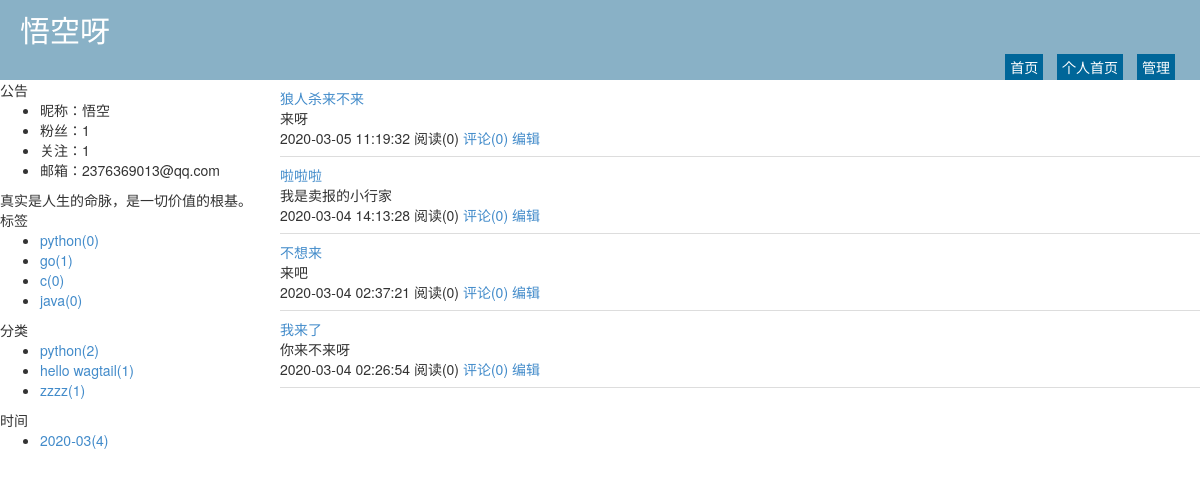
The app's page /zhichao.html with its own data.
### repository/models.py (models this page shows, shortened)
class Blog(models.Model):
    nid = models.BigAutoField(primary_key=True)
    title = models.CharField(verbose_name='个人博客标题', max_length=64)
    site = models.CharField(verbose_name='个人博客前缀', max_length=32, unique=True)
    theme = models.CharField(verbose_name='博客主题', max_length=32)       #用于改变个人博客的样式
    user = models.OneToOneField(to='UserInfo', to_field='nid',on_delete=models.CASCADE)

class UserInfo(models.Model):
    nid = models.BigAutoField(primary_key=True)
    username = models.CharField(verbose_name='用户名', max_length=32, unique=True)
    password = models.CharField(verbose_name='密码', max_length=64)
    nickname = models.CharField(verbose_name='昵称', max_length=32)
    email = models.EmailField(verbose_name='邮箱', unique=True)
    avatar = models.ImageField(verbose_name='头像')
    create_time = models.DateTimeField(verbose_name='创建时间', auto_now_add=True)
    fans = models.ManyToManyField(verbose_name="粉丝们",
                                  to='UserInfo',
                                  through='UserFans',
                                  related_name='f',
                                  through_fields=('user','follower')
                                  )

class Tag(models.Model):
    nid = models.AutoField(primary_key=True)
    title = models.CharField(verbose_name='标签名称', max_length=32)
    blog = models.ForeignKey(verbose_name='所属博客', to='Blog', to_field='nid',on_delete=models.CASCADE)

class Category(models.Model):
    nid = models.AutoField(primary_key=True)
    title = models.CharField(verbose_name='分类标题', max_length=32)
    blog = models.ForeignKey(verbose_name='所属博客', to='Blog', to_field='nid',on_delete=models.CASCADE)

class Article(models.Model):
    nid = models.BigAutoField(primary_key=True)
    title = models.CharField(verbose_name='文章标题', max_length=128)
    summary = models.CharField(verbose_name='文章简介', max_length=255)
    read_count = models.IntegerField(default=0)
    comment_count = models.IntegerField(default=0)
    up_count = models.IntegerField(default=0)
    down_count = models.IntegerField(default=0)
    create_time = models.DateTimeField(verbose_name='创建时间', auto_now_add=True)
    blog = models.ForeignKey(verbose_name='所属博客', to='Blog', to_field='nid',on_delete=models.CASCADE)
    category = models.ForeignKey(verbose_name='文章类型', to='Category', to_field='nid', null=True,on_delete=models.CASCADE)
    type_choices =[
        (1,"学校区"),
        (2,"学院区"),
        (3,"专业区"),
        (4,"表白墙"),
    ]
    article_type_id = models.IntegerField(choices=type_choices,default=None)
    tags = models.ManyToManyField(to="Tag",through='Article2Tag',through_fields=('article','tag'))

### Web/views/home.py (the view)
# urls.py: 2. Add a URL to urlpatterns:  path('', views.home, name='home')
def home(request,site):
    blog = models.Blog.objects.filter(site=site).select_related('user').first()
    if not blog:
        return redirect('/')
    tag_list = models.Tag.objects.filter(blog=blog)
    category_list = models.Category.objects.filter(blog=blog)
    date_list = models.Article.objects.raw(
            'select nid, count(nid) as num,strftime("%Y-%m",create_time) as ctime from repository_article group by strftime("%Y-%m",create_time)')
    article_list = models.Article.objects.filter(blog=blog).order_by('-nid').all()
    return render(
            request,
            'home.html',
            {
                'blog': blog,
                'tag_list': tag_list,
                'category_list': category_list,
                'date_list': date_list,
                'article_list': article_list
            }
        )

### templates/home.html (shortened to what this page needs)
{% extends 'home_layout.html' %}
{% load static %}
{% block content %}
    <div class="summary-list">
        {% for row in article_list %}
            <div class="summary-item">
                <div class="summary-title">
                    <a href="/{{ blog.site }}/{{ row.nid }}.html">{{ row.title }}</a>
                </div>
                <div class="summary-content">
                    {{ row.summary }}
                </div>
                <div class="summary-footer">
                    <span>{{ row.create_time|date:"Y-m-d H:i:s" }}</span>
                    <span>阅读({{ row.read_count }})</span>
                    <a>评论({{ row.comment_count }})</a>
                    <a href="/backend/edit-article-{{ row.nid }}.html">编辑</a>
                </div>
            </div>
        {% endfor %}
    </div>
{% endblock %}

### templates/home_layout.html (shortened to what this page needs)
<!DOCTYPE html>
<html lang="en">
{% load static %}
<head>
        <link rel="stylesheet" href="{% static 'plugins/bootstrap/css/bootstrap.css' %}"/>
    <link rel="stylesheet" href="{% static 'plugins/font-awesome/css/font-awesome.css' %}"/>
    <link rel="stylesheet" href="{% static 'css/edmure.css' %}"/>
    <link rel="stylesheet" href="{% static 'css/commons.css' %}"/>
    <link rel="stylesheet" href="{% static 'css/row-avatar.css' %}"/>
    <link rel="stylesheet" href="/static/css/theme/{{ blog.theme }}.css"/>
</head>
<body>
<div class="pg-header">
    <div class="title">{{ blog.title }}</div>
    <div class="menu-list">
        <a class="menu-item" href="/">首页</a>
        <a class="menu-item" href="/{{ blog.site }}.html">个人首页</a>
        <a class="menu-item" href="/backend/index.html">管理</a>
    </div>
</div>
<div class="pg-body">
    <div class="body-menu">
        <div class="notice">
            <div class="notice-header">公告</div>
             <div class="notice-body">
                <ul>
                    <li>昵称：{{ blog.user.nickname }}</li>
                    <li>粉丝：{{ blog.user.fans.count }}</li>
                    <li>关注：{{ blog.user.f.count }}</li>
                    <li>邮箱：{{ blog.user.email }}</li>
                </ul>
                <div class="memo">
                    真实是人生的命脉，是一切价值的根基。
                </div>
             </div>
        </div>
        <div class="tags">
             <div class="tags-header">标签</div>
             <div class="tags-body">
                <ul>
                    {% for tag in tag_list %}
                        <li><a href="/{{ blog.site }}/tag/{{ tag.nid }}.html">{{ tag.title }}({{ tag.article_set.count }})</a></li>
                    {% endfor %}
                </ul>
             </div>
        </div>
        <div class="types">
            <div class="types-header">分类</div>
            <div class="types-body">
                <ul>
                    {% for tag in category_list %}
                        <li><a href="/{{ blog.site }}/category/{{ tag.nid }}.html">{{ tag.title }}({{ tag.article_set.count }})</a></li>
                    {% endfor %}
                </ul>
            </div>
        </div>
        <div class="dates">
            <div class="dates-header">时间</div>
            <div class="dates-body">
                <ul>
                    {% for tag in date_list %}
                        <li><a href="/{{ blog.site }}/date/{{ tag.ctime }}.html">{{ tag.ctime}}({{ tag.num}})</a></li>
                    {% endfor %}
                </ul>
            </div>
        </div>
    </div>
    <div class="body-content">
        {% block content %}{% endblock %}
    </div>
</div>
</body>
</html>

### static/css/theme/default.css (style rules this page uses)
.pg-header { height: 80px; background-color: #89b1c6; position: relative; color: #ffffff; }
.pg-header .title { font-size: 30px; line-height: 60px; margin-left: 20px; }
.pg-header .menu-list { position: absolute; bottom: 0; right: 20px; }
.pg-header .menu-list a { color: #ffffff; display: inline-block; padding: 3px 5px; margin: 0 5px; background-color: #006699; }
.pg-body { min-width: 980px; position: relative; }
.pg-body .body-menu { position: absolute; left: 0; width: 280px; }
.pg-body .body-content { position: absolute; right: 0; left: 280px; overflow: scroll; }
.pg-body .body-content .summary-list .summary-item { border-bottom: 1px solid #dddddd;padding: 8px 0; }

### records on screen
Blog: title "悟空呀", user.nickname "悟空", user.fans.count "1", user.f.count "1", user.email "2376369013@qq.com"
Tag: title "python", article_set.count "0"
Tag: title "go", article_set.count "1"
Tag: title "c", article_set.count "0"
Tag: title "java", article_set.count "0"
Category: title "python", article_set.count "2"
Category: title "hello wagtail", article_set.count "1"
Category: title "zzzz", article_set.count "1"
Article: ctime "2020-03", num "4", title "我来了", summary "你来不来呀", create_time "2020-03-04 02:26:54", read_count "0", comment_count "0"
Article: title "狼人杀来不来", summary "来呀", create_time "2020-03-05 11:19:32", read_count "0", comment_count "0"
Article: title "啦啦啦", summary "我是卖报的小行家", create_time "2020-03-04 14:13:28", read_count "0", comment_count "0"
Article: title "不想来", summary "来吧", create_time "2020-03-04 02:37:21", read_count "0", comment_count "0"
